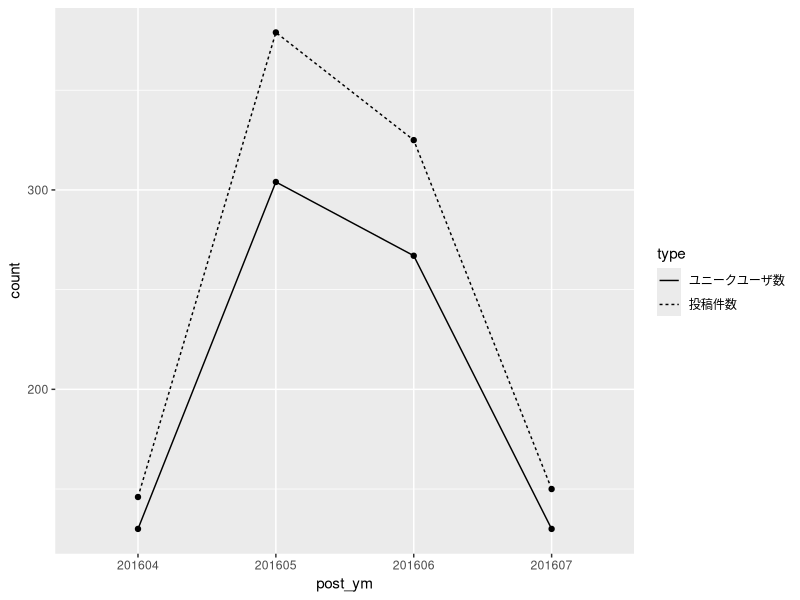
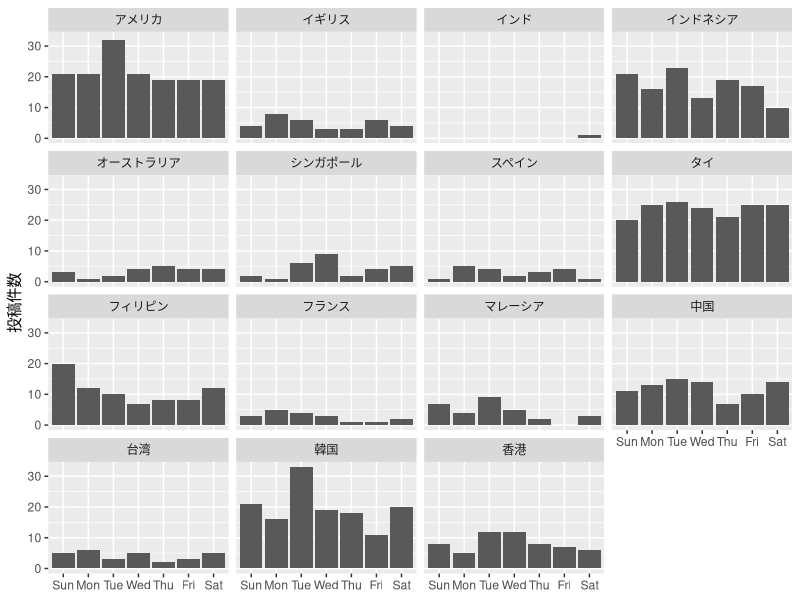
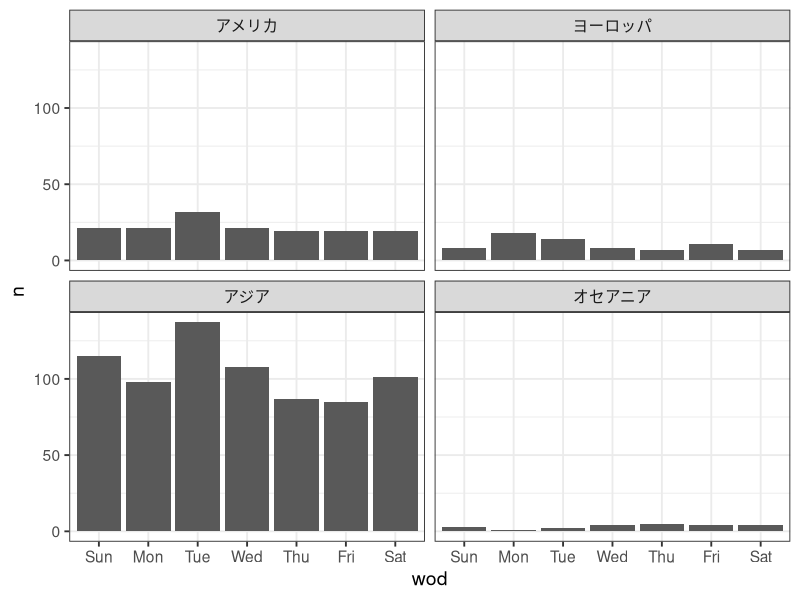

The R script that drew these images, in order:
## ---- chunk 1
library(tidyverse)
## ---- chunk 2
# tidyverseパッケージに含まれないパッケージを追加で利用可能にしておく
library(stringi)
library(lubridate)
## ---- chunk 3
# library(readr) を実行する必要はない
df_sns <- 
  read_csv("data/sns.csv")
## ---- chunk 4
# データの先頭行および各変数のデータ型を確認
df_sns
## ---- chunk 5
df_sns_user_session <- 
  df_sns %>% 
  # 日付・時間の変数を日付データに変換した列を追加
  mutate(date = as_date(post_time)) %>% 
  group_by(user_id) %>% 
  # 投稿の回数, 投稿日時から最初と最後のデータを取得する
  summarise(n          = n(),
            first_post = first(date),
            last_post  = last(date))

df_sns_user_session
## ---- chunk 6
df_sns_user_session_period <- 
  df_sns_user_session %>% 
  transmute(user_id,
            n,
            usage_period      = interval(first_post, last_post),
            usage_period_days = as.numeric(usage_period, "days"))

df_sns_user_session_period
## ---- chunk 7
df_sns_yr <- 
  df_sns %>%
  transmute(
    user_id,
    # 日付・時間の変数 post_timeの値から年、月を抽出
    post_ym = str_c(year(post_time), 
                    # 月の桁数を2桁に揃えるためにstringr::str_pad()を利用
                    str_pad(month(post_time), width = 2, pad = "0")))
## ---- chunk 8
df_sns_yr
## ---- chunk 9
# 月ごとの投稿件数 n を求める
df_sns_users <- 
  df_sns_yr %>% 
  count(post_ym)

df_sns_users
## ---- chunk 10
df_sns_unique_users <- 
  df_sns_yr %>% 
  # ユニークなデータとする組み合わせを指定
  distinct(user_id, post_ym) %>% 
  count(post_ym) %>% 
  rename(unique_user = n)
## ---- chunk 11
# 2つのデータフレームを結合
df_sns_user_count <- 
  left_join(
  df_sns_unique_users,
  df_sns_users,
  by = "post_ym"
)

df_sns_user_count
## ---- chunk 12
df_sns_user_count_plot <- 
  df_sns_user_count %>% 
  gather("type", "count", -post_ym) %>% 
  mutate(type = recode(type,
                       n = "投稿件数", 
                       unique_user = "ユニークユーザ数"))

df_sns_user_count_plot
## ---- chunk 13
ggplot(df_sns_user_count_plot,
       aes(post_ym, count, group = type)) +
  geom_point() + 
  geom_line(aes(lty = type))
## ---- chunk 14
df_sns_wod <- 
  df_sns %>% 
  # 国籍の情報がない行を除外
  filter(!is.na(nationality)) %>% 
  transmute(nationality,
            # 投稿時間から曜日を取得。日本語での表記を採用するため
            # locale引数を調整する
            wod = wday(post_time, label = TRUE, abbr = TRUE, locale = "ja_JP.UTF-8"))

df_sns_wod
## ---- chunk 15
df_sns_wod <- 
  df_sns_wod %>% 
  mutate(nationality = recode(nationality,
                              AU = "オーストラリア",
                              CN = "中国",
                              ES = "スペイン",
                              FR = "フランス",
                              GB = "イギリス",
                              HK = "香港",
                              ID = "インドネシア",
                              IN = "インド",
                              KR = "韓国",
                              MY = "マレーシア",
                              PH = "フィリピン",
                              SG = "シンガポール",
                              TH = "タイ",
                              TW = "台湾",
                              US = "アメリカ"))
## ---- chunk 16
df_sns_wod %>% 
  count(wod, nationality) %>% 
  ggplot(aes(wod, n)) + 
  geom_bar(stat = "identity") +
  xlab(NULL) +
  ylab("投稿件数") +
  facet_wrap(~ nationality)
## ---- chunk 17
df_sns_wod %>% 
  mutate(continent = fct_collapse(nationality,
             アジア    = c("中国", "香港", "インドネシア", "インド", "韓国", 
                         "マレーシア", "フィリピン", "シンガポール", "タイ", "台湾"),
             アメリカ = c("アメリカ"),
             ヨーロッパ  = c("スペイン", "フランス", "イギリス"),
             オセアニア = c("オーストラリア"))) %>% 
  count(wod, continent) %>% 
  ggplot(aes(wod, n)) + 
  geom_bar(stat = "identity") +
  facet_wrap(~ continent) +
  theme_bw(base_size = 14) 
## ---- chunk 18
# addressには住所が記録されている
df_sns$address[1:5]
## ---- chunk 19
# 抽出に失敗するパターン
str_replace(
  c("東京都渋谷区桜ヶ丘", 
    "岡山県岡山市北区清心町", 
    "茨城県つくば市小野川",
    "京都府舞鶴市字浜"), 
  pattern     = "(都|道|府|県).+", 
  replacement = "\\1")

# 都道府県名の抽出
# 一致したパターンを再利用するために後方参照を行う
str_replace(df_sns$address[5:10], 
            pattern     = "(東京都|道|府|県).+", 
            replacement = "\\1")
## ---- chunk 20
# 市区町村名の抽出
str_split(df_sns$address[15:20], 
          pattern = "(東京都|道|府|県)", 
          n       = 2) %>% 
  purrr::map_chr(2) %>% 
  str_replace(string      = ., 
              pattern     = "(区|市|.+市 .+区|町|村).+", 
              replacement =  "\\1")
## ---- chunk 21
# transmute内の変数への処理は上記のコードをコピーペーストしたもの
df_sns %>% 
  transmute(address,
            geo_prefecture = str_replace(address, "(東京都|道|府|県).+", "\\1"),
            geo_city       = str_split(address, "(東京都|道|府|県)", n = 2) %>% 
              map_chr(2) %>% 
              str_replace(string      = ., 
                          pattern     = "(区|市|.+市 .+区|町|村).+", 
                          replacement =  "\\1"))
## ---- chunk 22
df_sns_nest_nations <- 
  df_sns %>% 
  group_by(nationality) %>% 
  nest()

# 上記のコードと同じ処理を実行
df_sns_nest_nations <- 
  df_sns %>% 
  nest(-nationality)
## ---- chunk 23
df_sns_nest_nations %>% 
  transmute(
    nationality,
    max_n = map(data, ~
      .x %>% 
        count(user_id) %>% 
        top_n(3, wt = n))
  ) %>% 
  unnest()
## ---- chunk 24
df_sns_nest_nations %>% 
  transmute(
    nationality,
    n = map_int(data, ~ nrow(..1)),
    uu = map_int(data, ~ ..1 %>% distinct(user_id) %>% 
                   nrow())
  )
